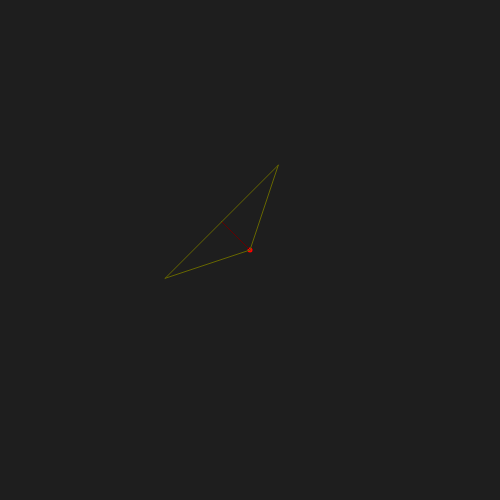
Frame 1 (no input)
Frame 60 (no input): identical to frame 1, image omitted
Frame 120 (the mouse pressed at the canvas centre since frame 60): identical to frame 1, image omitted

The p5.js sketch that drew this single still picture (run headless with seeded random() and noise() and a simulated clock; from frame 60 on, the mouse is pressed at the canvas centre):

// p5.js sketch
// ── sketch.js
var mycamera;

var start_raycasting = false;

var half_plane_slider;

var number_of_rays_slider;
var plane_distance_slider;

function setup() {
	createCanvas(500, 500)

	createP("Move with arrows, press SPACE to raycast")
		.style('text-align', 'center')
		.style('width', '500px')
		.style('font-size', '20px')
		.style('font-family', 'Arial')

	createP("plane_size [0-200]:")
		.style('text-align', 'center')
		.style('width', '500px')

	half_plane_slider = createSlider(0, 200, 160)
	half_plane_slider.style('width', '500px').style('font-family', 'Arial')

	createP("Plane distance [0-100]:")
		.style('text-align', 'center')
		.style('width', '500px')

	plane_distance_slider = createSlider(0, 100, 40)
	plane_distance_slider.style('width', '500px').style('font-family', 'Arial');

	createP("number of rays [0-500]:")
		.style('text-align', 'center')
		.style('width', '500px')

	number_of_rays_slider = createSlider(0, 500, 100)

	number_of_rays_slider.style('width', '500px').style('font-family', 'Arial')

	mycamera = new camera(createVector(250, 250), createVector(-1, 1), 100, 40)
}

function draw() {

	// updating the camera values from sliders

	if (!mycamera.tracing_rays) {
		mycamera.half_plane_size = half_plane_slider.value() / 2
		mycamera.plane_distance = plane_distance_slider.value()
		mycamera.number_of_rays = number_of_rays_slider.value()
	} else {
		half_plane_slider.value(mycamera.half_plane_size * 2)
		plane_distance_slider.value(mycamera.plane_distance)
		number_of_rays_slider.value(mycamera.number_of_rays)
	}
	scale(1, -1)
	translate(0, -height)
	background(30)
	mycamera.update()
	if (start_raycasting) {
		mycamera.get_next_ray()
	}
	mycamera.draw();
	if (!mycamera.tracing_rays) {
		start_raycasting = false;

		// handling keys for visualisation

		if (keyIsDown(65))
			mycamera.dir.rotate(PI / 50);
		if (keyIsDown(68))
			mycamera.dir.rotate(-PI / 50);
		if (keyIsDown(UP_ARROW)) {
			let tempdir = mycamera.dir.copy();
			tempdir.setMag(5); // set the mag to be the step size
			mycamera.pos.add(tempdir);
		}
		if (keyIsDown(DOWN_ARROW)) {
			let tempdir = mycamera.dir.copy();
			tempdir.setMag(-5); // set the mag to be the step size
			mycamera.pos.add(tempdir);
		}
		if (keyIsDown(32)) {
			start_raycasting = true;
		}
	}
}

function   debug_draw_vector(origin, direction, scale)
{
direction = direction.copy();
direction.mult(scale);
direction.add(origin);
line(origin.x, origin.y, direction.x, direction.y);
}

class camera
{
constructor(pos, dir, half_plane_size, plane_distance)
{
dir.normalize()
this.pos = pos;
this.dir = dir;
this.half_plane_vector = dir.copy();
this.half_plane_vector.rotate(-HALF_PI).setMag(half_plane_size);
this.plane_distance = plane_distance;
this.half_plane_size = half_plane_size;
this.tracing_rays = false;
this.number_of_rays = width;
}

update()
{
this.half_plane_vector = this.dir.copy();
this.half_plane_vector.rotate(-HALF_PI).setMag(this.half_plane_size);
}

get_next_ray()
{
// the first time getting a ray, we have to initialize, the vector that will browse the projection plane, from the left, to the right
if (!this.tracing_rays)
{
this.current_position = this.dir.copy().mult(this.plane_distance).sub(this.half_plane_vector);
// this is the vector that will move current_position every time.
// the size will be (size of plane / number of rays we want), so 2*half_plane_size/screen_width
this.iter_vector = this.half_plane_vector.copy().setMag(2*this.half_plane_size/this.number_of_rays);
this.current_ray_index = 0;
this.tracing_rays = true;
}
if (this.current_ray_index > this.number_of_rays)
{
this.tracing_rays = false;
}
// here we are generating the new ray, and moving current position to the next
this.ray = this.current_position.copy();
this.current_position.add(this.iter_vector);
this.current_ray_index++;
return (this.ray.copy());
}

draw_ray()
{
push();
let current_position_on_plane = this.pos.copy().add(this.current_position);
// here is the ray we generated in blue
strokeWeight(1);
stroke(0, 0, 255);
debug_draw_vector(this.pos, this.current_position, 500);
// here is the point in the projection plane we are looking at colored green
stroke(0, 255, 0);
strokeWeight(2);
point(current_position_on_plane.x, current_position_on_plane.y);
pop();
}

draw()
{
push();
fill(255, 0, 0);
strokeWeight(5);
stroke(255, 0, 0);
// drawing the player position
point(this.pos.x, this.pos.y);
strokeWeight(1);
// drawing the direction vector (scaled to be visible, it is usually a normal vector - size 1 -)
stroke(100, 0, 0);
debug_draw_vector(this.pos, this.dir, this.plane_distance);
// drawing the projection plane (in here it's a line, as it's a 2d to 1d projection)
// the projection vector is half the plane, that goes from center to right
let plane_center = this.pos.copy().add(this.dir.copy().setMag(this.plane_distance));
stroke(102,102,0);
// drawing the projection plane
debug_draw_vector(plane_center, this.half_plane_vector, 1);
debug_draw_vector(plane_center, this.half_plane_vector, -1);
// drawing the field of view (the ray to the maximum left, and to the maximum right)
debug_draw_vector(this.pos, this.dir.copy().mult(this.plane_distance).add(this.half_plane_vector), 1);
debug_draw_vector(this.pos, this.dir.copy().mult(this.plane_distance).sub(this.half_plane_vector), 1);
// Drawing the ray here
if (this.tracing_rays)
{
this.draw_ray();
}
pop();
}
}
